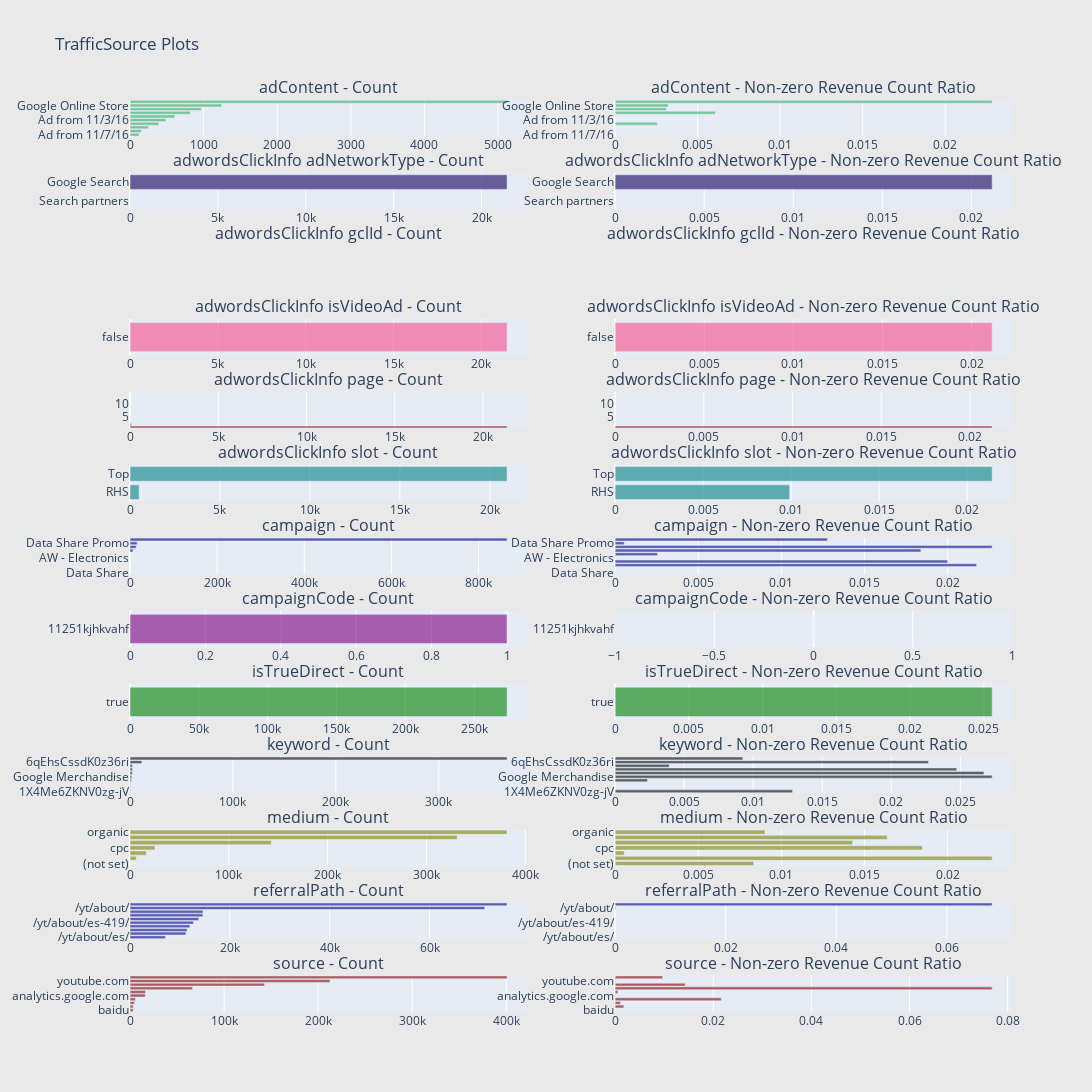

The cell this chart's notebook holds for it:
### Markdown cell above
from geoNetwork-related data we see:

1.City: New York has higher percentage of non-zero revenue counts.

2.Continent: we can see that America has both higher number of counts as well as highest percentage of non-zero revenue counts. Though Asia and Europe has high number of counts, the percentage of non-zero revenue counts from these continents are comparatively low.

3.If the network domain is "unknown.unknown" rather than "(not set)", then the number of counts with non-zero revenue tend to be lower.

### Code cell
import plotly.graph_objs as go
from plotly.subplots import make_subplots
import plotly.offline as py

def horizontal_bar_chart(cnt_srs, color):
    trace = go.Bar(
        y=cnt_srs.index[::-1],
        x=cnt_srs.values[::-1],
        showlegend=False,
        orientation='h',
        marker=dict(
            color=color,
        ),
    )
    return trace

# TrafficSource adContent
cnt_srs_adcontent = train_df.groupby('trafficSource.adContent')['totals.transactionRevenue'].agg(['size', 'count', 'mean'])
cnt_srs_adcontent.columns = ["count", "count of non-zero revenue", "mean"]
cnt_srs_adcontent = cnt_srs_adcontent.sort_values(by="count", ascending=False)
trace1 = horizontal_bar_chart(cnt_srs_adcontent["count"].head(10), 'rgba(50, 171, 96, 0.6)')
trace2 = horizontal_bar_chart(cnt_srs_adcontent["count of non-zero revenue"].head(10) / cnt_srs_adcontent["count"].head(10), 'rgba(50, 171, 96, 0.6)')

# TrafficSource adwordsClickInfo adNetworkType
cnt_srs_adnetworktype = train_df.groupby('trafficSource.adwordsClickInfo.adNetworkType')['totals.transactionRevenue'].agg(['size', 'count', 'mean'])
cnt_srs_adnetworktype.columns = ["count", "count of non-zero revenue", "mean"]
cnt_srs_adnetworktype = cnt_srs_adnetworktype.sort_values(by="count", ascending=False)
trace3 = horizontal_bar_chart(cnt_srs_adnetworktype["count"].head(10), 'rgba(71, 58, 131, 0.8)')
trace4 = horizontal_bar_chart(cnt_srs_adnetworktype["count of non-zero revenue"].head(10) / cnt_srs_adnetworktype["count"].head(10), 'rgba(71, 58, 131, 0.8)')

# TrafficSource adwordsClickInfo gclId
cnt_srs_gclid = train_df.groupby('trafficSource.adwordsClickInfo.gclId')['totals.transactionRevenue'].agg(['size', 'count', 'mean'])
cnt_srs_gclid.columns = ["count", "count of non-zero revenue", "mean"]
cnt_srs_gclid = cnt_srs_gclid.sort_values(by="count", ascending=False)
trace5 = horizontal_bar_chart(cnt_srs_gclid["count"].head(10), 'rgba(255, 123, 22, 0.6)')
trace6 = horizontal_bar_chart(cnt_srs_gclid["count of non-zero revenue"].head(10) / cnt_srs_gclid["count"].head(10), 'rgba(255, 123, 22, 0.6)')

# TrafficSource adwordsClickInfo isVideoAd
cnt_srs_isvideoad = train_df.groupby('trafficSource.adwordsClickInfo.isVideoAd')['totals.transactionRevenue'].agg(['size', 'count', 'mean'])
cnt_srs_isvideoad.columns = ["count", "count of non-zero revenue", "mean"]
cnt_srs_isvideoad = cnt_srs_isvideoad.sort_values(by="count", ascending=False)
trace7 = horizontal_bar_chart(cnt_srs_isvideoad["count"].head(10), 'rgba(246, 78, 139, 0.6)')
trace8 = horizontal_bar_chart(cnt_srs_isvideoad["count of non-zero revenue"].head(10) / cnt_srs_isvideoad["count"].head(10), 'rgba(246, 78, 139, 0.6)')

# TrafficSource adwordsClickInfo page
cnt_srs_adpage = train_df.groupby('trafficSource.adwordsClickInfo.page')['totals.transactionRevenue'].agg(['size', 'count', 'mean'])
cnt_srs_adpage.columns = ["count", "count of non-zero revenue", "mean"]
cnt_srs_adpage = cnt_srs_adpage.sort_values(by="count", ascending=False)
trace9 = horizontal_bar_chart(cnt_srs_adpage["count"].head(10), 'rgba(128, 0, 0, 0.6)')
trace10 = horizontal_bar_chart(cnt_srs_adpage["count of non-zero revenue"].head(10) / cnt_srs_adpage["count"].head(10), 'rgba(128, 0, 0, 0.6)')

# TrafficSource adwordsClickInfo slot
cnt_srs_adslot = train_df.groupby('trafficSource.adwordsClickInfo.slot')['totals.transactionRevenue'].agg(['size', 'count', 'mean'])
cnt_srs_adslot.columns = ["count", "count of non-zero revenue", "mean"]
cnt_srs_adslot = cnt_srs_adslot.sort_values(by="count", ascending=False)
trace11 = horizontal_bar_chart(cnt_srs_adslot["count"].head(10), 'rgba(0, 128, 128, 0.6)')
trace12 = horizontal_bar_chart(cnt_srs_adslot["count of non-zero revenue"].head(10) / cnt_srs_adslot["count"].head(10), 'rgba(0, 128, 128, 0.6)')

# TrafficSource campaign
cnt_srs_campaign = train_df.groupby('trafficSource.campaign')['totals.transactionRevenue'].agg(['size', 'count', 'mean'])
cnt_srs_campaign.columns = ["count", "count of non-zero revenue", "mean"]
cnt_srs_campaign = cnt_srs_campaign.sort_values(by="count", ascending=False)
trace13 = horizontal_bar_chart(cnt_srs_campaign["count"].head(10), 'rgba(0, 0, 128, 0.6)')
trace14 = horizontal_bar_chart(cnt_srs_campaign["count of non-zero revenue"].head(10) / cnt_srs_campaign["count"].head(10), 'rgba(0, 0, 128, 0.6)')

# TrafficSource campaignCode
cnt_srs_campaigncode = train_df.groupby('trafficSource.campaignCode')['totals.transactionRevenue'].agg(['size', 'count', 'mean'])
cnt_srs_campaigncode.columns = ["count", "count of non-zero revenue", "mean"]
cnt_srs_campaigncode = cnt_srs_campaigncode.sort_values(by="count", ascending=False)
trace15 = horizontal_bar_chart(cnt_srs_campaigncode["count"].head(10), 'rgba(128, 0, 128, 0.6)')
trace16 = horizontal_bar_chart(cnt_srs_campaigncode["count of non-zero revenue"].head(10) / cnt_srs_campaigncode["count"].head(10), 'rgba(128, 0, 128, 0.6)')

# TrafficSource isTrueDirect
cnt_srs_istrue = train_df.groupby('trafficSource.isTrueDirect')['totals.transactionRevenue'].agg(['size', 'count', 'mean'])
cnt_srs_istrue.columns = ["count", "count of non-zero revenue", "mean"]
cnt_srs_istrue = cnt_srs_istrue.sort_values(by="count", ascending=False)
trace17 = horizontal_bar_chart(cnt_srs_istrue["count"].head(10), 'rgba(0, 128, 0, 0.6)')
trace18 = horizontal_bar_chart(cnt_srs_istrue["count of non-zero revenue"].head(10) / cnt_srs_istrue["count"].head(10), 'rgba(0, 128, 0, 0.6)')

# TrafficSource keyword
cnt_srs_keyword = train_df.groupby('trafficSource.keyword')['totals.transactionRevenue'].agg(['size', 'count', 'mean'])
cnt_srs_keyword.columns = ["count", "count of non-zero revenue", "mean"]
cnt_srs_keyword = cnt_srs_keyword.sort_values(by="count", ascending=False)
trace19 = horizontal_bar_chart(cnt_srs_keyword["count"].head(10), 'rgba(0, 0, 0, 0.6)')
trace20 = horizontal_bar_chart(cnt_srs_keyword["count of non-zero revenue"].head(10) / cnt_srs_keyword["count"].head(10), 'rgba(0, 0, 0, 0.6)')

# TrafficSource medium
cnt_srs_medium = train_df.groupby('trafficSource.medium')['totals.transactionRevenue'].agg(['size', 'count', 'mean'])
cnt_srs_medium.columns = ["count", "count of non-zero revenue", "mean"]
cnt_srs_medium = cnt_srs_medium.sort_values(by="count", ascending=False)
trace21 = horizontal_bar_chart(cnt_srs_medium["count"].head(10), 'rgba(128, 128, 0, 0.6)')
trace22 = horizontal_bar_chart(cnt_srs_medium["count of non-zero revenue"].head(10) / cnt_srs_medium["count"].head(10), 'rgba(128, 128, 0, 0.6)')

# TrafficSource referralPath
cnt_srs_referral = train_df.groupby('trafficSource.referralPath')['totals.transactionRevenue'].agg(['size', 'count', 'mean'])
cnt_srs_referral.columns = ["count", "count of non-zero revenue", "mean"]
cnt_srs_referral = cnt_srs_referral.sort_values(by="count", ascending=False)
trace23 = horizontal_bar_chart(cnt_srs_referral["count"].head(10), 'rgba(0, 0, 128, 0.6)')
trace24 = horizontal_bar_chart(cnt_srs_referral["count of non-zero revenue"].head(10) / cnt_srs_referral["count"].head(10), 'rgba(0, 0, 128, 0.6)')

# TrafficSource source
cnt_srs_source = train_df.groupby('trafficSource.source')['totals.transactionRevenue'].agg(['size', 'count', 'mean'])
cnt_srs_source.columns = ["count", "count of non-zero revenue", "mean"]
cnt_srs_source = cnt_srs_source.sort_values(by="count", ascending=False)
trace25 = horizontal_bar_chart(cnt_srs_source["count"].head(10), 'rgba(128, 0, 0, 0.6)')
trace26 = horizontal_bar_chart(cnt_srs_source["count of non-zero revenue"].head(10) / cnt_srs_source["count"].head(10), 'rgba(128, 0, 0, 0.6)')

# Creating a subplot with 13 rows and 2 columns
fig = make_subplots(rows=13, cols=2, vertical_spacing=0.04, 
                    subplot_titles=["adContent - Count", "adContent - Non-zero Revenue Count Ratio",
                                    "adwordsClickInfo adNetworkType - Count", "adwordsClickInfo adNetworkType - Non-zero Revenue Count Ratio",
                                    "adwordsClickInfo gclId - Count", "adwordsClickInfo gclId - Non-zero Revenue Count Ratio",
                                    "adwordsClickInfo isVideoAd - Count", "adwordsClickInfo isVideoAd - Non-zero Revenue Count Ratio",
                                    "adwordsClickInfo page - Count", "adwordsClickInfo page - Non-zero Revenue Count Ratio",
                                    "adwordsClickInfo slot - Count", "adwordsClickInfo slot - Non-zero Revenue Count Ratio",
                                    "campaign - Count", "campaign - Non-zero Revenue Count Ratio",
                                    "campaignCode - Count", "campaignCode - Non-zero Revenue Count Ratio",
                                    "isTrueDirect - Count", "isTrueDirect - Non-zero Revenue Count Ratio",
                                    "keyword - Count", "keyword - Non-zero Revenue Count Ratio",
                                    "medium - Count", "medium - Non-zero Revenue Count Ratio",
                                    "referralPath - Count", "referralPath - Non-zero Revenue Count Ratio",
                                    "source - Count", "source - Non-zero Revenue Count Ratio"])

# Adding traces to the subplot
fig.add_trace(trace1, row=1, col=1)
fig.add_trace(trace2, row=1, col=2)
fig.add_trace(trace3, row=2, col=1)
fig.add_trace(trace4, row=2, col=2)
#fig.add_trace(trace5, row=3, col=1)
#fig.add_trace(trace6, row=3, col=2)
fig.add_trace(trace7, row=4, col=1)
fig.add_trace(trace8, row=4, col=2)
fig.add_trace(trace9, row=5, col=1)
fig.add_trace(trace10, row=5, col=2)
fig.add_trace(trace11, row=6, col=1)
fig.add_trace(trace12, row=6, col=2)
fig.add_trace(trace13, row=7, col=1)
fig.add_trace(trace14, row=7, col=2)
fig.add_trace(trace15, row=8, col=1)
fig.add_trace(trace16, row=8, col=2)
fig.add_trace(trace17, row=9, col=1)
fig.add_trace(trace18, row=9, col=2)
fig.add_trace(trace19, row=10, col=1)
fig.add_trace(trace20, row=10, col=2)
fig.add_trace(trace21, row=11, col=1)
fig.add_trace(trace22, row=11, col=2)
fig.add_trace(trace23, row=12, col=1)
fig.add_trace(trace24, row=12, col=2)
fig.add_trace(trace25, row=13, col=1)
fig.add_trace(trace26, row=13, col=2)

# Updating layout
fig.update_layout(height=3000, width=1200, paper_bgcolor='rgb(233,233,233)', title="TrafficSource Plots")

# Displaying the plot
py.iplot(fig, filename='trafficsource-plots')

### Figure 1 — Plotly figure (JSON) as saved in the notebook; plotly's stock layout.template omitted (floating-point values rounded to 4 significant figures)
{"data": [{"marker": {"color": "rgba(50, 171, 96, 0.6)"}, "orientation": "h", "showlegend": false, "type": "bar", "x": [123, 155, 251, 392, 489, 610, 822, 967, 1245, 5122], "xaxis": "x", "y": ["Ad from 11/7/16", "{KeyWord:Google Merchandise}", "{KeyWord:Google Brand Items}", "Display Ad created 3/11/15", "Ad from 11/3/16", "Ad from 12/13/16", "Full auto ad IMAGE ONLY", "Display Ad created 3/11/14", "Google Online Store", "Google Merchandise Collection"], "yaxis": "y"}, {"marker": {"color": "rgba(50, 171, 96, 0.6)"}, "orientation": "h", "showlegend": false, "type": "bar", "x": [0, 0, 0, 0.002551, 0, 0, 0.006083, 0.003102, 0.003213, 0.02284], "xaxis": "x2", "y": ["Ad from 11/7/16", "{KeyWord:Google Merchandise}", "{KeyWord:Google Brand Items}", "Display Ad created 3/11/15", "Ad from 11/3/16", "Ad from 12/13/16", "Full auto ad IMAGE ONLY", "Display Ad created 3/11/14", "Google Online Store", "Google Merchandise Collection"], "yaxis": "y2"}, {"marker": {"color": "rgba(71, 58, 131, 0.8)"}, "orientation": "h", "showlegend": false, "type": "bar", "x": [7, 21453], "xaxis": "x3", "y": ["Search partners", "Google Search"], "yaxis": "y3"}, {"marker": {"color": "rgba(71, 58, 131, 0.8)"}, "orientation": "h", "showlegend": false, "type": "bar", "x": [0, 0.02116], "xaxis": "x4", "y": ["Search partners", "Google Search"], "yaxis": "y4"}, {"marker": {"color": "rgba(246, 78, 139, 0.6)"}, "orientation": "h", "showlegend": false, "type": "bar", "x": [21460], "xaxis": "x7", "y": [false], "yaxis": "y7"}, {"marker": {"color": "rgba(246, 78, 139, 0.6)"}, "orientation": "h", "showlegend": false, "type": "bar", "x": [0.02116], "xaxis": "x8", "y": [false], "yaxis": "y8"}, {"marker": {"color": "rgba(128, 0, 0, 0.6)"}, "orientation": "h", "showlegend": false, "type": "bar", "x": [1, 2, 2, 3, 7, 10, 73, 21362], "xaxis": "x9", "y": [14, 9, 4, 7, 5, 3, 2, 1], "yaxis": "y9"}, {"marker": {"color": "rgba(128, 0, 0, 0.6)"}, "orientation": "h", "showlegend": false, "type": "bar", "x": [0, 0, 0, 0, 0, 0, 0, 0.02125], "xaxis": "x10", "y": [14, 9, 4, 7, 5, 3, 2, 1], "yaxis": "y10"}, {"marker": {"color": "rgba(0, 128, 128, 0.6)"}, "orientation": "h", "showlegend": false, "type": "bar", "x": [504, 20956], "xaxis": "x11", "y": ["RHS", "Top"], "yaxis": "y11"}, {"marker": {"color": "rgba(0, 128, 128, 0.6)"}, "orientation": "h", "showlegend": false, "type": "bar", "x": [0.009921, 0.02143], "xaxis": "x12", "y": ["RHS", "Top"], "yaxis": "y12"}, {"marker": {"color": "rgba(0, 0, 128, 0.6)"}, "orientation": "h", "showlegend": false, "type": "bar", "x": [1, 4, 46, 50, 96, 392, 7070, 14244, 16403, 865347], "xaxis": "x13", "y": ["Data Share", "All Products", "AW - Apparel", "Retail (DO NOT EDIT owners nophakun and tianyu)", "AW - Electronics", "test-liyuhz", "AW - Accessories", "AW - Dynamic Search Ads Whole Site", "Data Share Promo", "(not set)"], "yaxis": "y13"}, {"marker": {"color": "rgba(0, 0, 128, 0.6)"}, "orientation": "h", "showlegend": false, "type": "bar", "x": [0, 0, 0.02174, 0.02, 0, 0.002551, 0.01839, 0.02268, 0.0005487, 0.01277], "xaxis": "x14", "y": ["Data Share", "All Products", "AW - Apparel", "Retail (DO NOT EDIT owners nophakun and tianyu)", "AW - Electronics", "test-liyuhz", "AW - Accessories", "AW - Dynamic Search Ads Whole Site", "Data Share Promo", "(not set)"], "yaxis": "y14"}, {"marker": {"color": "rgba(128, 0, 128, 0.6)"}, "orientation": "h", "showlegend": false, "type": "bar", "x": [1], "xaxis": "x15", "y": ["11251kjhkvahf"], "yaxis": "y15"}, {"marker": {"color": "rgba(128, 0, 128, 0.6)"}, "orientation": "h", "showlegend": false, "type": "bar", "x": [0], "xaxis": "x16", "y": ["11251kjhkvahf"], "yaxis": "y16"}, {"marker": {"color": "rgba(0, 128, 0, 0.6)"}, "orientation": "h", "showlegend": false, "type": "bar", "x": [274005], "xaxis": "x17", "y": [true], "yaxis": "y17"}, {"marker": {"color": "rgba(0, 128, 0, 0.6)"}, "orientation": "h", "showlegend": false, "type": "bar", "x": [0.02556], "xaxis": "x18", "y": [true], "yaxis": "y18"}, {"marker": {"color": "rgba(0, 0, 0, 0.6)"}, "orientation": "h", "showlegend": false, "type": "bar", "x": [467, 489, 568, 1277, 1648, 2209, 2264, 2298, 11503, 366363], "xaxis": "x19", "y": ["1X4Me6ZKNV0zg-jV", "(User vertical targeting)", "youtube", "google store", "Google Merchandise", "google merchandise store", "1hZbAqLCbjwfgOH7", "(Remarketing/Content targeting)", "6qEhsCssdK0z36ri", "(not provided)"], "yaxis": "y19"}, {"marker": {"color": "rgba(0, 0, 0, 0.6)"}, "orientation": "h", "showlegend": false, "type": "bar", "x": [0.01285, 0, 0, 0.002349, 0.02731, 0.02671, 0.02473, 0.003916, 0.02269, 0.009245], "xaxis": "x20", "y": ["1X4Me6ZKNV0zg-jV", "(User vertical targeting)", "youtube", "google store", "Google Merchandise", "google merchandise store", "1hZbAqLCbjwfgOH7", "(Remarketing/Content targeting)", "6qEhsCssdK0z36ri", "(not provided)"], "yaxis": "y20"}, {"marker": {"color": "rgba(128, 128, 0, 0.6)"}, "orientation": "h", "showlegend": false, "type": "bar", "x": [120, 6262, 16403, 25326, 143026, 330955, 381561], "xaxis": "x21", "y": ["(not set)", "cpm", "affiliate", "cpc", "(none)", "referral", "organic"], "yaxis": "y21"}, {"marker": {"color": "rgba(128, 128, 0, 0.6)"}, "orientation": "h", "showlegend": false, "type": "bar", "x": [0.008333, 0.02268, 0.0005487, 0.01848, 0.01428, 0.01636, 0.00901], "xaxis": "x22", "y": ["(not set)", "cpm", "affiliate", "cpc", "(none)", "referral", "organic"], "yaxis": "y22"}, {"marker": {"color": "rgba(0, 0, 128, 0.6)"}, "orientation": "h", "showlegend": false, "type": "bar", "x": [7092, 11193, 11430, 12003, 12735, 13753, 14599, 14620, 71036, 75523], "xaxis": "x23", "y": ["/yt/about/es/", "/yt/about/ru/", "/yt/about/th/", "/yt/about/pt-BR/", "/yt/about/es-419/", "/yt/about/vi/", "/yt/about/tr/", "/analytics/web/", "/yt/about/", "/"], "yaxis": "y23"}, {"marker": {"color": "rgba(0, 0, 128, 0.6)"}, "orientation": "h", "showlegend": false, "type": "bar", "x": [0, 0, 0, 0, 0, 0, 0, 0, 0.0001126, 0.0682], "xaxis": "x24", "y": ["/yt/about/es/", "/yt/about/ru/", "/yt/about/th/", "/yt/about/pt-BR/", "/yt/about/es-419/", "/yt/about/vi/", "/yt/about/tr/", "/analytics/web/", "/yt/about/", "/"], "yaxis": "y24"}, {"marker": {"color": "rgba(128, 0, 0, 0.6)"}, "orientation": "h", "showlegend": false, "type": "bar", "x": [3356, 3365, 4669, 5686, 16172, 16411, 66416, 143028, 212602, 400788], "xaxis": "x25", "y": ["baidu", "m.facebook.com", "google.com", "dfa", "analytics.google.com", "Partners", "mall.googleplex.com", "(direct)", "youtube.com", "google"], "yaxis": "y25"}, {"marker": {"color": "rgba(128, 0, 0, 0.6)"}, "orientation": "h", "showlegend": false, "type": "bar", "x": [0, 0.001783, 0.001071, 0.02163, 0, 0.0005484, 0.07683, 0.01428, 5.174e-05, 0.009678], "xaxis": "x26", "y": ["baidu", "m.facebook.com", "google.com", "dfa", "analytics.google.com", "Partners", "mall.googleplex.com", "(direct)", "youtube.com", "google"], "yaxis": "y26"}], "layout": {"annotations": [{"font": {"size": 16}, "showarrow": false, "text": "adContent - Count", "x": 0.225, "xanchor": "center", "xref": "paper", "y": 1, "yanchor": "bottom", "yref": "paper"}, {"font": {"size": 16}, "showarrow": false, "text": "adContent - Non-zero Revenue Count Ratio", "x": 0.775, "xanchor": "center", "xref": "paper", "y": 1, "yanchor": "bottom", "yref": "paper"}, {"font": {"size": 16}, "showarrow": false, "text": "adwordsClickInfo adNetworkType - Count", "x": 0.225, "xanchor": "center", "xref": "paper", "y": 0.92, "yanchor": "bottom", "yref": "paper"}, {"font": {"size": 16}, "showarrow": false, "text": "adwordsClickInfo adNetworkType - Non-zero Revenue Count Ratio", "x": 0.775, "xanchor": "center", "xref": "paper", "y": 0.92, "yanchor": "bottom", "yref": "paper"}, {"font": {"size": 16}, "showarrow": false, "text": "adwordsClickInfo gclId - Count", "x": 0.225, "xanchor": "center", "xref": "paper", "y": 0.84, "yanchor": "bottom", "yref": "paper"}, {"font": {"size": 16}, "showarrow": false, "text": "adwordsClickInfo gclId - Non-zero Revenue Count Ratio", "x": 0.775, "xanchor": "center", "xref": "paper", "y": 0.84, "yanchor": "bottom", "yref": "paper"}, {"font": {"size": 16}, "showarrow": false, "text": "adwordsClickInfo isVideoAd - Count", "x": 0.225, "xanchor": "center", "xref": "paper", "y": 0.76, "yanchor": "bottom", "yref": "paper"}, {"font": {"size": 16}, "showarrow": false, "text": "adwordsClickInfo isVideoAd - Non-zero Revenue Count Ratio", "x": 0.775, "xanchor": "center", "xref": "paper", "y": 0.76, "yanchor": "bottom", "yref": "paper"}, {"font": {"size": 16}, "showarrow": false, "text": "adwordsClickInfo page - Count", "x": 0.225, "xanchor": "center", "xref": "paper", "y": 0.68, "yanchor": "bottom", "yref": "paper"}, {"font": {"size": 16}, "showarrow": false, "text": "adwordsClickInfo page - Non-zero Revenue Count Ratio", "x": 0.775, "xanchor": "center", "xref": "paper", "y": 0.68, "yanchor": "bottom", "yref": "paper"}, {"font": {"size": 16}, "showarrow": false, "text": "adwordsClickInfo slot - Count", "x": 0.225, "xanchor": "center", "xref": "paper", "y": 0.6, "yanchor": "bottom", "yref": "paper"}, {"font": {"size": 16}, "showarrow": false, "text": "adwordsClickInfo slot - Non-zero Revenue Count Ratio", "x": 0.775, "xanchor": "center", "xref": "paper", "y": 0.6, "yanchor": "bottom", "yref": "paper"}, {"font": {"size": 16}, "showarrow": false, "text": "campaign - Count", "x": 0.225, "xanchor": "center", "xref": "paper", "y": 0.52, "yanchor": "bottom", "yref": "paper"}, {"font": {"size": 16}, "showarrow": false, "text": "campaign - Non-zero Revenue Count Ratio", "x": 0.775, "xanchor": "center", "xref": "paper", "y": 0.52, "yanchor": "bottom", "yref": "paper"}, {"font": {"size": 16}, "showarrow": false, "text": "campaignCode - Count", "x": 0.225, "xanchor": "center", "xref": "paper", "y": 0.44, "yanchor": "bottom", "yref": "paper"}, {"font": {"size": 16}, "showarrow": false, "text": "campaignCode - Non-zero Revenue Count Ratio", "x": 0.775, "xanchor": "center", "xref": "paper", "y": 0.44, "yanchor": "bottom", "yref": "paper"}, {"font": {"size": 16}, "showarrow": false, "text": "isTrueDirect - Count", "x": 0.225, "xanchor": "center", "xref": "paper", "y": 0.36, "yanchor": "bottom", "yref": "paper"}, {"font": {"size": 16}, "showarrow": false, "text": "isTrueDirect - Non-zero Revenue Count Ratio", "x": 0.775, "xanchor": "center", "xref": "paper", "y": 0.36, "yanchor": "bottom", "yref": "paper"}, {"font": {"size": 16}, "showarrow": false, "text": "keyword - Count", "x": 0.225, "xanchor": "center", "xref": "paper", "y": 0.28, "yanchor": "bottom", "yref": "paper"}, {"font": {"size": 16}, "showarrow": false, "text": "keyword - Non-zero Revenue Count Ratio", "x": 0.775, "xanchor": "center", "xref": "paper", "y": 0.28, "yanchor": "bottom", "yref": "paper"}, {"font": {"size": 16}, "showarrow": false, "text": "medium - Count", "x": 0.225, "xanchor": "center", "xref": "paper", "y": 0.2, "yanchor": "bottom", "yref": "paper"}, {"font": {"size": 16}, "showarrow": false, "text": "medium - Non-zero Revenue Count Ratio", "x": 0.775, "xanchor": "center", "xref": "paper", "y": 0.2, "yanchor": "bottom", "yref": "paper"}, {"font": {"size": 16}, "showarrow": false, "text": "referralPath - Count", "x": 0.225, "xanchor": "center", "xref": "paper", "y": 0.12, "yanchor": "bottom", "yref": "paper"}, {"font": {"size": 16}, "showarrow": false, "text": "referralPath - Non-zero Revenue Count Ratio", "x": 0.775, "xanchor": "center", "xref": "paper", "y": 0.12, "yanchor": "bottom", "yref": "paper"}, {"font": {"size": 16}, "showarrow": false, "text": "source - Count", "x": 0.225, "xanchor": "center", "xref": "paper", "y": 0.04, "yanchor": "bottom", "yref": "paper"}, {"font": {"size": 16}, "showarrow": false, "text": "source - Non-zero Revenue Count Ratio", "x": 0.775, "xanchor": "center", "xref": "paper", "y": 0.04, "yanchor": "bottom", "yref": "paper"}], "height": 3000, "paper_bgcolor": "rgb(233,233,233)", "title": {"text": "TrafficSource Plots"}, "width": 1200, "xaxis": {"anchor": "y", "domain": [0, 0.45]}, "xaxis10": {"anchor": "y10", "domain": [0.55, 1]}, "xaxis11": {"anchor": "y11", "domain": [0, 0.45]}, "xaxis12": {"anchor": "y12", "domain": [0.55, 1]}, "xaxis13": {"anchor": "y13", "domain": [0, 0.45]}, "xaxis14": {"anchor": "y14", "domain": [0.55, 1]}, "xaxis15": {"anchor": "y15", "domain": [0, 0.45]}, "xaxis16": {"anchor": "y16", "domain": [0.55, 1]}, "xaxis17": {"anchor": "y17", "domain": [0, 0.45]}, "xaxis18": {"anchor": "y18", "domain": [0.55, 1]}, "xaxis19": {"anchor": "y19", "domain": [0, 0.45]}, "xaxis2": {"anchor": "y2", "domain": [0.55, 1]}, "xaxis20": {"anchor": "y20", "domain": [0.55, 1]}, "xaxis21": {"anchor": "y21", "domain": [0, 0.45]}, "xaxis22": {"anchor": "y22", "domain": [0.55, 1]}, "xaxis23": {"anchor": "y23", "domain": [0, 0.45]}, "xaxis24": {"anchor": "y24", "domain": [0.55, 1]}, "xaxis25": {"anchor": "y25", "domain": [0, 0.45]}, "xaxis26": {"anchor": "y26", "domain": [0.55, 1]}, "xaxis3": {"anchor": "y3", "domain": [0, 0.45]}, "xaxis4": {"anchor": "y4", "domain": [0.55, 1]}, "xaxis5": {"anchor": "y5", "domain": [0, 0.45]}, "xaxis6": {"anchor": "y6", "domain": [0.55, 1]}, "xaxis7": {"anchor": "y7", "domain": [0, 0.45]}, "xaxis8": {"anchor": "y8", "domain": [0.55, 1]}, "xaxis9": {"anchor": "y9", "domain": [0, 0.45]}, "yaxis": {"anchor": "x", "domain": [0.96, 1]}, "yaxis10": {"anchor": "x10", "domain": [0.64, 0.68]}, "yaxis11": {"anchor": "x11", "domain": [0.56, 0.6]}, "yaxis12": {"anchor": "x12", "domain": [0.56, 0.6]}, "yaxis13": {"anchor": "x13", "domain": [0.48, 0.52]}, "yaxis14": {"anchor": "x14", "domain": [0.48, 0.52]}, "yaxis15": {"anchor": "x15", "domain": [0.4, 0.44]}, "yaxis16": {"anchor": "x16", "domain": [0.4, 0.44]}, "yaxis17": {"anchor": "x17", "domain": [0.32, 0.36]}, "yaxis18": {"anchor": "x18", "domain": [0.32, 0.36]}, "yaxis19": {"anchor": "x19", "domain": [0.24, 0.28]}, "yaxis2": {"anchor": "x2", "domain": [0.96, 1]}, "yaxis20": {"anchor": "x20", "domain": [0.24, 0.28]}, "yaxis21": {"anchor": "x21", "domain": [0.16, 0.2]}, "yaxis22": {"anchor": "x22", "domain": [0.16, 0.2]}, "yaxis23": {"anchor": "x23", "domain": [0.08, 0.12]}, "yaxis24": {"anchor": "x24", "domain": [0.08, 0.12]}, "yaxis25": {"anchor": "x25", "domain": [0, 0.04]}, "yaxis26": {"anchor": "x26", "domain": [0, 0.04]}, "yaxis3": {"anchor": "x3", "domain": [0.88, 0.92]}, "yaxis4": {"anchor": "x4", "domain": [0.88, 0.92]}, "yaxis5": {"anchor": "x5", "domain": [0.8, 0.84]}, "yaxis6": {"anchor": "x6", "domain": [0.8, 0.84]}, "yaxis7": {"anchor": "x7", "domain": [0.72, 0.76]}, "yaxis8": {"anchor": "x8", "domain": [0.72, 0.76]}, "yaxis9": {"anchor": "x9", "domain": [0.64, 0.68]}}}
